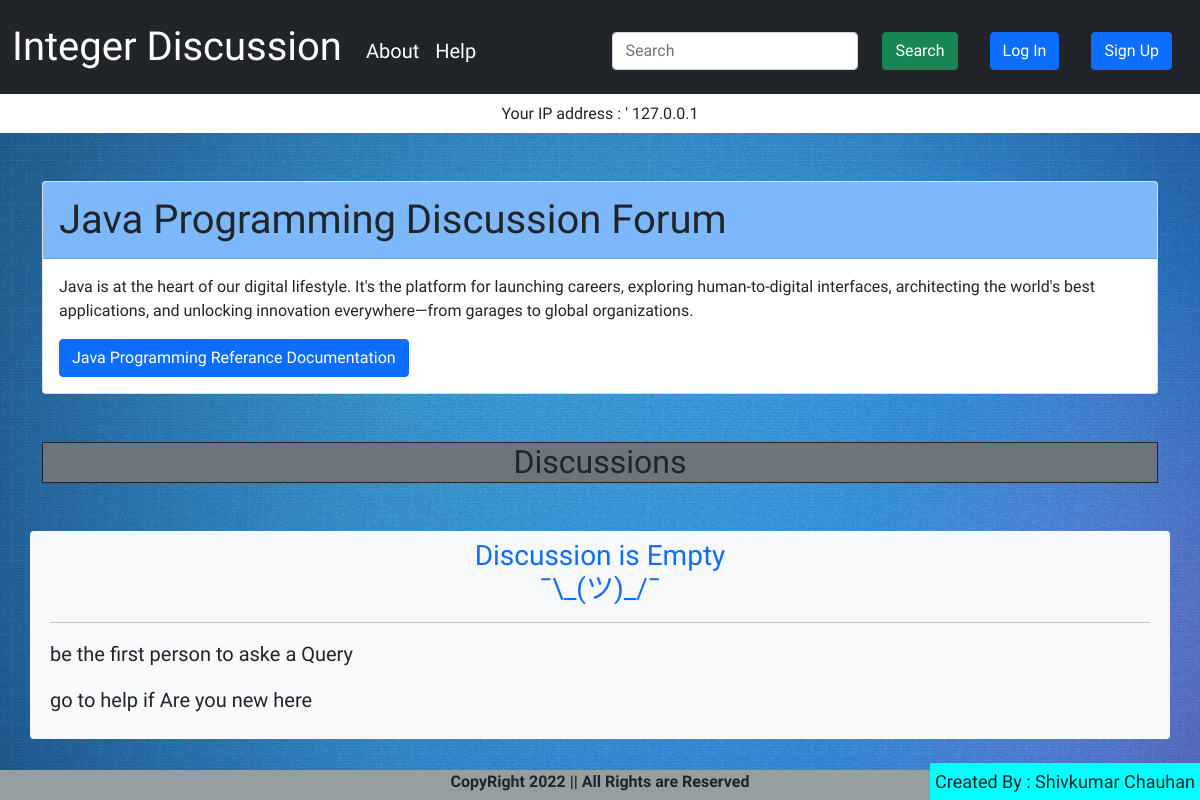
Screenshot of /threads.php?thread_id=3 with the database file from the repository.
### tables this page shows
CREATE TABLE `categories` (
  `thread_id` int(10) NOT NULL,
  `thread_title` text NOT NULL,
  `thread_description` text NOT NULL,
  `timestamp` timestamp NOT NULL DEFAULT current_timestamp() ON UPDATE current_timestamp(),
  `referance_documentation` text NOT NULL
);

### threads.php (the view, shortened to what this page needs)
<!DOCTYPE html>
<html lang="en">
<head>
    <link href="https://cdn.jsdelivr.net/npm/bootstrap@5.0.0-beta1/dist/css/bootstrap.min.css" rel="stylesheet">
    <link rel="stylesheet" href="style.css">
</head>
<body>
    <?php
    include 'header.php';
    include 'dbconnect.php';
    $thread_id = $_GET['thread_id'];
    ?>
<h3 class="text-center" style="background:white;padding:10px;font-size:inherit;">Your IP address : '
<?php echo $_SERVER['REMOTE_ADDR'];?>
</h3>
    <?php
    $sql = "SELECT*FROM categories WHERE thread_id=$thread_id";
    $result = mysqli_query($conn, $sql);
    while ($row = mysqli_fetch_assoc($result)) {
        $thread_title = $row['thread_title'];
        $thread_description = $row['thread_description'];
        $referance_documentation = $row['referance_documentation'];
        echo ' <div class="container mt-5">
        <div class="card cardhead">
            <div class="card-header fs-1 cardheader">
                ' . $thread_title . ' Discussion Forum
            </div>
            <div class="card-body">
                <p class="card-text">' . $thread_description . '</p>
                <a href="' . $referance_documentation . '" class="btn btn-primary">' . $thread_title . ' Referance Documentation</a>
            </div>
        </div>
    </div>';
    }
    ?>
    <div class="container mt-5">
        <h1 class="fs-2 border border-dark text-center bg-secondary">
            Discussions
        </h1>
    </div>
    <div class="container bg-light rounded-2">
        <?php
        $sql = "SELECT* FROM threads WHERE thread_cat_id=$thread_id ORDER BY topic_id DESC";
        $result = mysqli_query($conn, $sql);
        if (mysqli_num_rows($result) > 0) {
            while ($row = mysqli_fetch_assoc($result)) {
                $topic_id = $row['topic_id'];
                $topic_title = $row['topic_title'];
                $topic_description = $row['topic_description'];
                $posted_by = $row['posted_by'];
                $timestamp = $row['timestamp'];
                echo '
                <div class="media my-5">
                        <div class="media-left d-inline">
                            <img class="media-object" src="https://thumbs.dreamstime.com/b/default-avatar-profile-trendy-style-social-media-user-icon-187599373.jpg" width="40" alt="...">
                        </div>
                        <h4 class="media-heading d-inline"> <a href="thread.php?topic_id=' . $topic_id . '"> <strong>' . $topic_title . '</strong></a></h4>
                        <div class="media-body">' . $topic_description . '
                        </div>
                        <div class="container mt-3">
                            posted by <strong> ' . $posted_by . '</strong> at <strong>' . $timestamp . '</strong>
                        </div>
                    </div>
                    <hr>';
            }
        } else {
            echo '<div class="container p-2 my-5">
            <h3 class="text-primary text-center">
                Discussion is Empty
                <br>¯\_(ツ)_/¯
            </h3>
            <hr>
            <p class="text-dark fs-5">
                be the first person to aske a Query
            </p>
            <p class="text-dark fs-5">
                go to help if Are you new here
            </p>
        </div>';
        }
        ?>
    </div>
    <?php
    include 'footer.php';
    ?>
</body>
</html>

### style.css (style rules this page uses)
body { margin-bottom: 40px; font-family: 'Architects Daughter', cursive; background: url("bg.jpg"); background-repeat: no-repeat; background-size: cover; background-attachment: fixed; word-wrap: break-word; }
.cardheader { background-color: rgb(125 184 251) !important; }

### rows the page displays
categories: thread_title "Java Programming", thread_description "Java is at the heart of our digital lifestyle. It's the platform for launching careers, exploring human-to-digital interfaces, architecting the world's best applications, and unlocking innovation everywhere—from garages to global organizations."

### other values shown
$_SERVER['REMOTE_ADDR'] "127.0.0.1"
